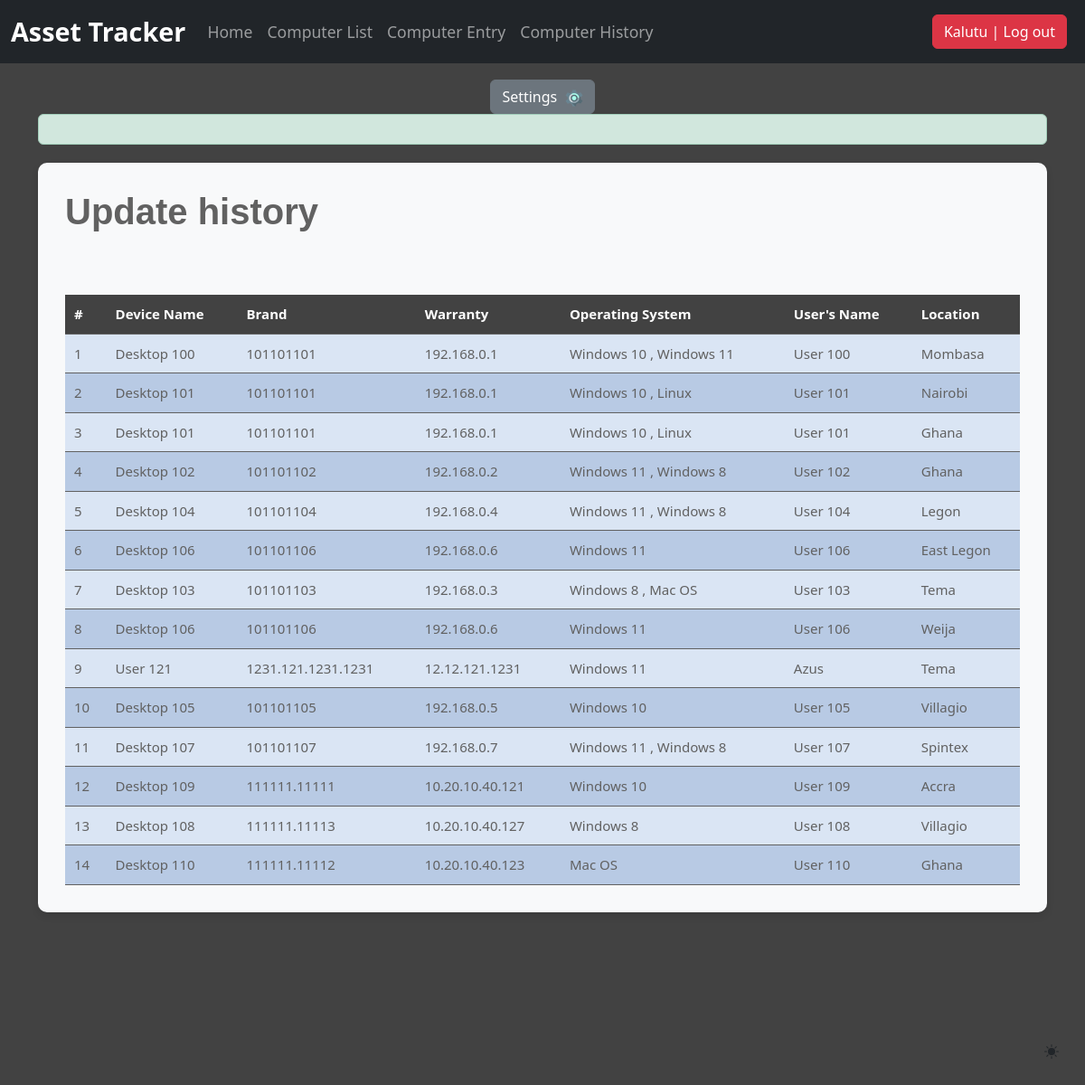
The app's page /computerhistory_list/ (signed in) with its own data.
### djangoapp/models.py (models this page shows, shortened)
class ComputerHistory(models.Model):
    computer_name = models.CharField(max_length=30, blank=True, null=True)
    IP_address = models.CharField(max_length=30, blank=True, null=True)
    MAC_address = models.CharField(max_length=30, blank=True, null=True)
    operating_system = models.ManyToManyField(Operating_system, blank=True)
    users_name = models.CharField(max_length=30, blank=True, null=True)
    location = models.CharField(max_length=30, blank=True, null=True)
    purchase_date = models.DateField("Purchase Date(mm/dd/2019)", auto_now_add=False, auto_now=False, blank=True, null=True)
    timestamp = models.DateTimeField(auto_now_add=True)

class Operating_system(models.Model):
    operating_system = models.CharField(max_length=30, blank=True)

### djangoapp/views.py (the view)
# urls.py: path('computerhistory_list/', computerhistory_list, name='computerhistory_list'),
def computerhistory_list(request):
    title = 'Update history'
    queryset = ComputerHistory.objects.all()
    context = {
       "title": title,
       "queryset": queryset,
    }
    return render(request, "computerhistory_list.html", context)

### djangoapp/templates/computerhistory_list.html (shortened to what this page needs)
{% extends "header.html" %}
{% load static %}
{% load bootstrap5 %}
{% block header %}
<main class="container">
  {% if request.user.is_authenticated %}
  <div class="alert alert-success custom-alert">
  </div>
  <div class="bg-body-tertiary custom-container">
    <h1 class="title mb-5 custom-title">{{ title }}</h1>
    <table class="custom-table">
      <tr>
        <th>#</th>
        <th>Device Name</th>
        <th>Brand</th>
        <th>Warranty</th>
        <th>Operating System</th>
        <th>User's Name</th>
        <th>Location</th>
    </tr>
        {% for instance in queryset %}
        <tr>
          <td>{{ forloop.counter }}</td>
          <td>{{ instance.computer_name }}</td>
          <td>{{ instance.MAC_address }}</td>
          <td>{{ instance.IP_address }}</td>
          <td>
              {% for os in instance.operating_system.all %}
                  {{ os.operating_system }}
                  {% if not forloop.last %}, {% endif %}
              {% endfor %}
          </td>
          <td>{{ instance.users_name }}</td>
          <td>{{ instance.location }}</td>
        </tr>
        {% endfor %}
    </table>
  </div>
  {% else %}
  <p class="login-link">Log in <a href="/accounts/login">here</a></p>
  {% endif %}
</main>
{% endblock header %}

### djangoapp/templates/navbar.html (shortened to what this page needs)
{% load static %}
<!DOCTYPE html>
<html lang="en">
<head>
    <link href="{% static 'css/bootstrap.min.css' %}" rel="stylesheet">
    <link href="{% static 'css/stylesheet.css' %}" rel="stylesheet">
</head>
<body>
    <nav class="navbar navbar-expand-md navbar-dark fixed-top bg-dark">
        <div class="container-fluid">
            <a class="navbar-brand" href="/">Asset Tracker</a>
            <div class="collapse navbar-collapse" id="navbarCollapse">
                {% if request.user.is_authenticated %}
                <ul class="navbar-nav me-auto mb-2 mb-md-0">
                    <li class="nav-item">
                        <a class="nav-link{% if request.path == '/' %} active{% endif %}" href="/">Home</a>
                    </li>
                    <li class="nav-item">
                        <a class="nav-link{% if request.path == '/computer_list' %} active{% endif %}" href="/computer_list">Computer List</a>
                    </li>
                    <li class="nav-item">
                        <a class="nav-link{% if request.path == '/computer_entry' %} active{% endif %}" href="/computer_entry">Computer Entry</a>
                    </li>
                    <li class="nav-item">
                        <a class="nav-link{% if request.path == '/computerhistory_list' %} active{% endif %}" href="/computerhistory_list">Computer History</a>
                    </li>
                </ul>
                <ul class="navbar-nav ml-auto mb-2 mb-md-0">
                    <li class="nav-item">
                        <a class="nav-link" href="/accounts/logout/">
                            <button class="btn btn-danger">{{ request.user.username }} | Log out</button>
                        </a>
                    </li>
                </ul>
                {% endif %}
            </div>
        </div>
    </nav>
    {% if request.user.is_authenticated %}
    <div class="text-center mt-3">
        <a href="/settings" class="btn btn-settings">
            Settings <img src="{% static 'img/settings.png' %}" alt="Settings Icon">
        </a>
    </div>
    {% endif %}
</body>
</html>

### djangoapp/static/css/stylesheet.css (style rules this page uses)
body { background-image: url(); }
.title { font-family: helvetica; font-weight: bold; font-size: 25px; color: #2e6da4; text-align: left; }
table { width: 100%; text-align: center; font-size: 15px; }
table tr:nth-child(odd) { background: #B8CAE4 }
table tr:nth-child(even) { background: #dae5f4 }

### djangoapp/static/css/navbar-fixed.css (style rules this page uses)
body { min-height: 75rem; padding-top: 4.5rem; }

### djangoapp/templates/navbar.html (style rules this page uses)
.navbar-brand { font-size: 1.8rem; font-weight: bold; }
.nav-link { padding: 0.5rem 1rem; font-size: 1.1rem; transition: color 0.3s ease; }
.btn-settings { color: #fff; background-color: #6c757d; border-color: #6c757d; font-size: 1rem; transition: background-color 0.3s ease, border-color 0.3s ease, color 0.3s ease; }
.btn-settings img { height: 1.2rem; margin-left: 5px; transition: transform 0.3s ease; }

### djangoapp/templates/computerhistory_list.html (style rules this page uses)
body { background-color: #424242; color: #616161; }
.custom-container { background-color: #616161; border-radius: 10px; padding: 30px; box-shadow: 0 4px 8px rgba(0, 0, 0, 0.1); }
.custom-title { font-size: 2.5rem; color: #616161; }
.custom-table { width: 100%; margin-top: 20px; border-collapse: collapse; }
.custom-table th, .custom-table td { padding: 10px; text-align: left; border-bottom: 1px solid #616161; }
.custom-table th { background-color: #424242; color: #ffffff; }
.custom-alert { margin-bottom: 20px; }

### records on screen
ComputerHistory: computer_name "Desktop 100", MAC_address "101101101", IP_address "192.168.0.1", users_name "User 100", location "Mombasa"
Operating_system: operating_system "Windows 10"
Operating_system: operating_system "Windows 11"
ComputerHistory: computer_name "Desktop 101", MAC_address "101101101", IP_address "192.168.0.1", users_name "User 101", location "Nairobi"
Operating_system: operating_system "Linux"
ComputerHistory: computer_name "Desktop 101", MAC_address "101101101", IP_address "192.168.0.1", users_name "User 101", location "Ghana"
ComputerHistory: computer_name "Desktop 102", MAC_address "101101102", IP_address "192.168.0.2", users_name "User 102", location "Ghana"
Operating_system: operating_system "Windows 8"
ComputerHistory: computer_name "Desktop 104", MAC_address "101101104", IP_address "192.168.0.4", users_name "User 104", location "Legon"
ComputerHistory: computer_name "Desktop 106", MAC_address "101101106", IP_address "192.168.0.6", users_name "User 106", location "East Legon"
ComputerHistory: computer_name "Desktop 103", MAC_address "101101103", IP_address "192.168.0.3", users_name "User 103", location "Tema"
Operating_system: operating_system "Mac OS"
ComputerHistory: computer_name "Desktop 106", MAC_address "101101106", IP_address "192.168.0.6", users_name "User 106", location "Weija"
ComputerHistory: computer_name "User 121", MAC_address "1231.121.1231.1231", IP_address "12.12.121.1231", users_name "Azus", location "Tema"
ComputerHistory: computer_name "Desktop 105", MAC_address "101101105", IP_address "192.168.0.5", users_name "User 105", location "Villagio"
ComputerHistory: computer_name "Desktop 107", MAC_address "101101107", IP_address "192.168.0.7", users_name "User 107", location "Spintex"
ComputerHistory: computer_name "Desktop 109", MAC_address "111111.11111", IP_address "10.20.10.40.121", users_name "User 109", location "Accra"
ComputerHistory: computer_name "Desktop 108", MAC_address "111111.11113", IP_address "10.20.10.40.127", users_name "User 108", location "Villagio"
ComputerHistory: computer_name "Desktop 110", MAC_address "111111.11112", IP_address "10.20.10.40.123", users_name "User 110", location "Ghana"

### other values on screen
{{ request.user.username }} "Kalutu"
{{ title }} "Update history"
